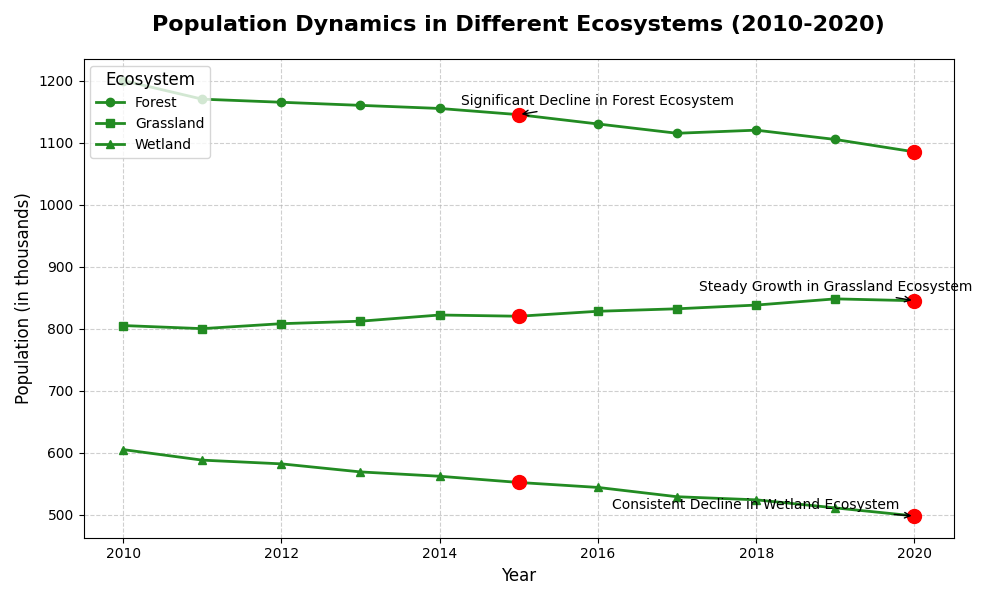

Write the Python code that produced this figure.
import matplotlib.pyplot as plt
import numpy as np

years = np.arange(2010, 2021)

forest_population = [1200, 1170, 1165, 1160, 1155, 1145, 1130, 1115, 1120, 1105, 1085]
grassland_population = [805, 800, 808, 812, 822, 820, 828, 832, 838, 848, 845]
wetland_population = [605, 588, 582, 569, 562, 552, 544, 529, 524, 511, 498]

fig, ax = plt.subplots(figsize=(10, 6))

# Apply a single color '#228B22' consistently across all data groups
ax.plot(years, forest_population, label='Forest', color='#228B22', linewidth=2, marker='o')
ax.plot(years, grassland_population, label='Grassland', color='#228B22', linewidth=2, marker='s')
ax.plot(years, wetland_population, label='Wetland', color='#228B22', linewidth=2, marker='^')

significant_years = [2015, 2020]
significant_values_forest = [1145, 1085]
significant_values_grassland = [820, 845]
significant_values_wetland = [552, 498]

ax.plot(significant_years, significant_values_forest, 'ro', markersize=10)
ax.plot(significant_years, significant_values_grassland, 'ro', markersize=10)
ax.plot(significant_years, significant_values_wetland, 'ro', markersize=10)

ax.annotate('Significant Decline in Forest Ecosystem', xy=(2015, 1145), 
            xytext=(2016, 1160), arrowprops=dict(facecolor='black', arrowstyle='->'),
            fontsize=10, ha='center')
ax.annotate('Steady Growth in Grassland Ecosystem', xy=(2020, 845), 
            xytext=(2019, 860), arrowprops=dict(facecolor='black', arrowstyle='->'),
            fontsize=10, ha='center')
ax.annotate('Consistent Decline in Wetland Ecosystem', xy=(2020, 498), 
            xytext=(2018, 510), arrowprops=dict(facecolor='black', arrowstyle='->'),
            fontsize=10, ha='center')

ax.set_title('Population Dynamics in Different Ecosystems (2010-2020)', fontsize=16, fontweight='bold', pad=20)
ax.set_xlabel('Year', fontsize=12)
ax.set_ylabel('Population (in thousands)', fontsize=12)

ax.grid(True, linestyle='--', alpha=0.6)
ax.legend(title='Ecosystem', fontsize=10, title_fontsize='12')

plt.tight_layout()
plt.show()
